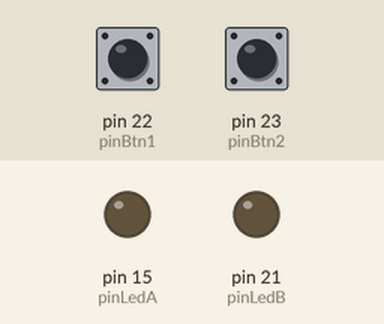
A sketch run on a simulated Arduino Mega 2560, built with avr-gcc and run on an emulated ATmega2560. Shown: output pins drawn as LEDs (lit = HIGH). Dashed ring = blinking. The inputs (shaded band) are chosen by the test bench; at power-on: pin 22 (pinBtn1) HIGH, pin 23 (pinBtn2) HIGH.

Above: at 1.2 s.
1.3 s: pin 22 (pinBtn1) pulled LOW for 0.15 s
At 1.91 s:
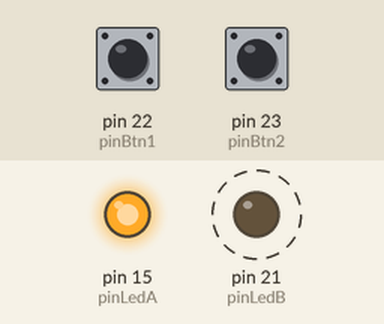
4.3 s: pin 22 (pinBtn1) pulled LOW for 1 s
At 4.72 s:
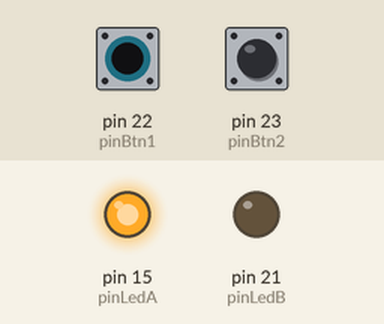
7.3 s: pin 22 (pinBtn1) pulled LOW for 3.2 s
At 10.78 s:
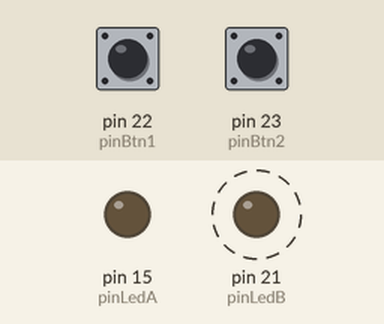
Timing chart, 0 to 18.7 s (numbered marks = the images above; inputs shaded):
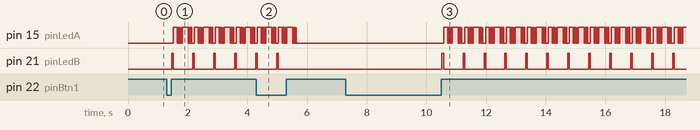

The sketch:

signal.ino
```cpp
// Realtime
#define TIME 1000

// Pin definitions
const unsigned short pinLedA = 15;
const unsigned short pinLedB = 21;
const unsigned short pinBtn1 = 22;
const unsigned short pinBtn2 = 23;

// Global variables
const unsigned short a = 400;
const unsigned short b = 100;
const unsigned short c = 9;
const unsigned short d = 4500;

// Count number of pulses in one waveform
char countPulses = 0;

// Switch selected
bool state1 = 1;
bool state2 = 1;

// Button state
unsigned short btn1 = LOW;
unsigned short btn2 = LOW;
bool oldBtn1 = 0;
bool oldBtn2 = 0;

// Remember that a button have been pressed to change the state
// only at the end of the waveform
bool pressed1 = 0;
bool pressed2 = 0;

// Store previous counters of time
unsigned int currentMicros;
unsigned int previousMicros = 0;

// A value to check if the waveform is playing now
bool isPlaying = 0;

// Pin configuration
void setup() {
  pinMode(pinLedA, OUTPUT);
  pinMode(pinLedB, OUTPUT);
  pinMode(pinBtn1, INPUT_PULLUP);
  pinMode(pinBtn2, INPUT_PULLUP);
}

// Check if the buttons have been pressed and change the states
void updateBtnState() {
  // Read state of the buttons
  btn1 = digitalRead(pinBtn1);
  btn2 = digitalRead(pinBtn2);
  // Delay in between reads for stability
  delay(10);

  // When button 1 is pressed, we change state beetween 0 and 1
  if(btn1 && !oldBtn1) {
    oldBtn1 = 1;
    pressed1 = 1;
  }
  // If the waveform is finished, we change the state
  // if the button have been pressed
  if(!isPlaying && pressed1) {
    state1 = (state1 + 1) % 2;
    pressed1 = 0;
    // To prevent the conditions of the first pulse to be false
    previousMicros = micros();
  }
  else if(!btn1 && oldBtn1) {
    oldBtn1 = 0;
  }

  // When button 2 is pressed, we change state beetween 0 and 1
  if(btn2 && !oldBtn2) {
    oldBtn2 = 1;
    pressed2 = 1;
  }
  // If the waveform is finished, we change the state
  // if the button have been pressed
  if(!isPlaying && pressed2) {
    state2 = (state2 + 1) % 2;
    pressed2 = 0;
  }
  else if(!btn2 && oldBtn2) {
    oldBtn2 = 0;
  }
}

// Function that emmit the signal
void signal(int nbOfPulses = c) {
  // We use a value to count the duration of the pulses
  currentMicros = micros();

  // Signal B
  if(currentMicros - previousMicros < 50 * TIME && countPulses == 0) {
    digitalWrite(pinLedB, HIGH);
    digitalWrite(pinLedA, LOW);
    isPlaying = true;
  }

  // Signal A
  // 1
  else if(currentMicros - previousMicros < 50 + (a + 50 * countPulses) * TIME) {
    digitalWrite(pinLedB, LOW);
    digitalWrite(pinLedA, HIGH);
    isPlaying = true;
  }

  // 0
  else if(currentMicros - previousMicros < 50 + (a + 50 * countPulses + b) * TIME) {
    digitalWrite(pinLedB, LOW);
    digitalWrite(pinLedA, LOW);
    isPlaying = true;
  }

  // After c pulses we reset countPulses and we wait for d us
  else if(countPulses == (nbOfPulses - 1)) {
    if(currentMicros - previousMicros < d * TIME) {
      digitalWrite(pinLedB, LOW);
      digitalWrite(pinLedA, LOW);
      isPlaying = true;
    }
    else {
      countPulses = 0;
      previousMicros = currentMicros;
      isPlaying = false;
    }
  }

  // Next pulse
  else {
    countPulses++;
    previousMicros = currentMicros;
  }
}

void loop() {
  // Check state of the buttons
  updateBtnState();

  // When we press the button 1, the sequence is played
  if(state1) {
    // Reset Timer and enable stream of pulses,
    // if switch 2 is enable, we are in mode 1 with 3 pulses, 9 pulses otherwise
    if(state2) {
      signal(6);
    }
    else {
      signal();
    }
  }
  else {
    // Disable stream of pulses
    digitalWrite(pinLedA, LOW);
  }
}
```

Measured:
- after the input at 1.3 s, pin 15 (pinLedA): LOW → HIGH after 0.22 s, then repeats every 0.70 s: LOW 0.04 s, HIGH 0.03 s, LOW 0.04 s, HIGH 0.01 s, LOW 0.04 s, HIGH 0.20 s, LOW 0.04 s, HIGH 0.03 s, LOW 0.04 s, HIGH 0.01 s, LOW 0.09 s, HIGH 0.13 s; pin 21 (pinLedB): alternates HIGH for 0.05 s and LOW for 0.65 s, starting after 0.16 s
- after the input at 4.3 s, pin 15 (pinLedA): goes on until 5.6 s, then stays LOW; pin 21 (pinLedB): goes on until 5.0 s, then stays LOW
- after the input at 7.3 s, pin 15 (pinLedA): LOW → HIGH after 3.3 s, then repeats every 0.70 s: LOW 0.04 s, HIGH 0.03 s, LOW 0.04 s, HIGH 0.01 s, LOW 0.04 s, HIGH 0.20 s, LOW 0.04 s, HIGH 0.03 s, LOW 0.04 s, HIGH 0.01 s, LOW 0.09 s, HIGH 0.13 s; pin 21 (pinLedB): alternates HIGH for 0.05 s and LOW for 0.65 s, starting after 3.2 s
